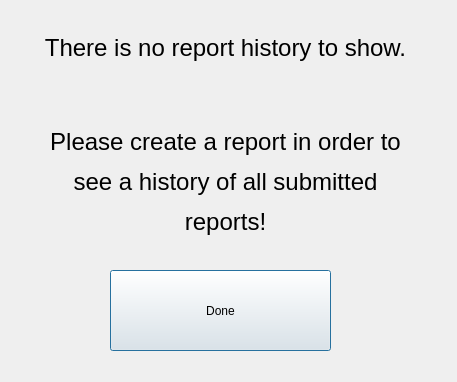
<?xml version="1.0" encoding="UTF-8"?>
<ui version="4.0">
 <class>NoHistory</class>
 <widget class="QDialog" name="NoHistory">
  <property name="geometry">
   <rect>
    <x>0</x>
    <y>0</y>
    <width>457</width>
    <height>382</height>
   </rect>
  </property>
  <property name="windowTitle">
   <string>Dialog</string>
  </property>
  <widget class="QLabel" name="label">
   <property name="geometry">
    <rect>
     <x>20</x>
     <y>20</y>
     <width>411</width>
     <height>231</height>
    </rect>
   </property>
   <property name="text">
    <string>&lt;html&gt;&lt;head/&gt;&lt;body&gt;&lt;p align=&quot;center&quot;&gt;&lt;span style=&quot; font-size:18pt;&quot;&gt;There is no report history to show.&lt;/span&gt;&lt;/p&gt;&lt;p align=&quot;center&quot;&gt;&lt;span style=&quot; font-size:18pt;&quot;&gt;&lt;br/&gt;&lt;/span&gt;&lt;/p&gt;&lt;p align=&quot;center&quot;&gt;&lt;span style=&quot; font-size:18pt;&quot;&gt;Please create a report in order to&lt;/span&gt;&lt;/p&gt;&lt;p align=&quot;center&quot;&gt;&lt;span style=&quot; font-size:18pt;&quot;&gt;see a history of all submitted&lt;/span&gt;&lt;/p&gt;&lt;p align=&quot;center&quot;&gt;&lt;span style=&quot; font-size:18pt;&quot;&gt;reports!&lt;/span&gt;&lt;/p&gt;&lt;/body&gt;&lt;/html&gt;</string>
   </property>
  </widget>
  <widget class="QPushButton" name="pushButton">
   <property name="geometry">
    <rect>
     <x>110</x>
     <y>270</y>
     <width>221</width>
     <height>81</height>
    </rect>
   </property>
   <property name="text">
    <string>Done</string>
   </property>
  </widget>
 </widget>
 <resources/>
 <connections/>
</ui>
